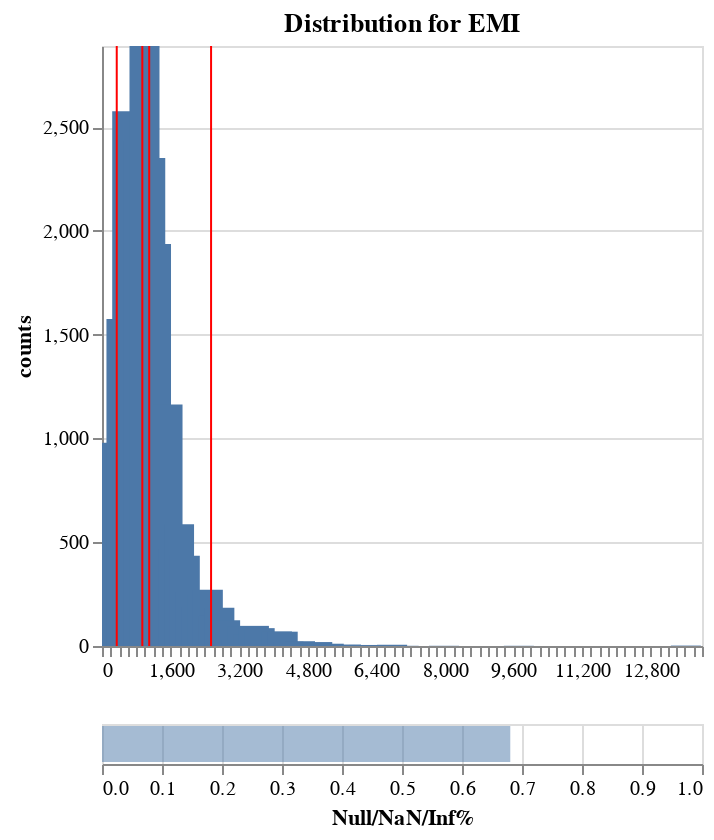

This figure's notebook cell:
### Code cell
from polars_ds.diagnosis import DIA

dia = DIA(df)
df_bins, plot = dia.plot_dist(
    "EMI",
    n_bins = 100, 
    density = False, 
    show_bad_values = True
)
plot.interactive()

### Figure 1 — Vega specification as saved in the notebook (floating-point values rounded to 4 significant figures)
{"$schema": "https://vega.github.io/schema/vega/v5.json", "data": [{"name": "param_2_store"}, {"name": "source_0", "values": [{"counts": 979, "counts_end": 979.0, "counts_start": 0.0, "cuts": 319.6}, {"counts": 1576, "counts_end": 1576.0, "counts_start": 0.0, "cuts": 454.0}, {"counts": 2577, "counts_end": 2577.0, "counts_start": 0.0, "cuts": 588.3}, {"counts": 1707, "counts_end": 1707.0, "counts_start": 0.0, "cuts": 722.7}, {"counts": 2437, "counts_end": 2437.0, "counts_start": 0.0, "cuts": 857.1}, {"counts": 2891, "counts_end": 2891.0, "counts_start": 0.0, "cuts": 991.5}, {"counts": 2351, "counts_end": 2351.0, "counts_start": 0.0, "cuts": 1126.0}, {"counts": 1937, "counts_end": 1937.0, "counts_start": 0.0, "cuts": 1260.0}, {"counts": 987, "counts_end": 987.0, "counts_start": 0.0, "cuts": 1395.0}, {"counts": 1164, "counts_end": 1164.0, "counts_start": 0.0, "cuts": 1529.0}, {"counts": 466, "counts_end": 466.0, "counts_start": 0.0, "cuts": 1663.0}, {"counts": 587, "counts_end": 587.0, "counts_start": 0.0, "cuts": 1798.0}, {"counts": 435, "counts_end": 435.0, "counts_start": 0.0, "cuts": 1932.0}, {"counts": 260, "counts_end": 260.0, "counts_start": 0.0, "cuts": 2067.0}, {"counts": 189, "counts_end": 189.0, "counts_start": 0.0, "cuts": 2201.0}, {"counts": 246, "counts_end": 246.0, "counts_start": 0.0, "cuts": 2335.0}, {"counts": 271, "counts_end": 271.0, "counts_start": 0.0, "cuts": 2470.0}, {"counts": 147, "counts_end": 147.0, "counts_start": 0.0, "cuts": 2604.0}, {"counts": 184, "counts_end": 184.0, "counts_start": 0.0, "cuts": 2738.0}, {"counts": 124, "counts_end": 124.0, "counts_start": 0.0, "cuts": 2873.0}, {"counts": 64, "counts_end": 64.0, "counts_start": 0.0, "cuts": 3007.0}, {"counts": 29, "counts_end": 29.0, "counts_start": 0.0, "cuts": 3142.0}, {"counts": 93, "counts_end": 93.0, "counts_start": 0.0, "cuts": 3276.0}, {"counts": 57, "counts_end": 57.0, "counts_start": 0.0, "cuts": 3410.0}, {"counts": 97, "counts_end": 97.0, "counts_start": 0.0, "cuts": 3545.0}, {"counts": 86, "counts_end": 86.0, "counts_start": 0.0, "cuts": 3679.0}, {"counts": 28, "counts_end": 28.0, "counts_start": 0.0, "cuts": 3813.0}, {"counts": 15, "counts_end": 15.0, "counts_start": 0.0, "cuts": 3948.0}, {"counts": 70, "counts_end": 70.0, "counts_start": 0.0, "cuts": 4082.0}, {"counts": 69, "counts_end": 69.0, "counts_start": 0.0, "cuts": 4217.0}, {"counts": 21, "counts_end": 21.0, "counts_start": 0.0, "cuts": 4351.0}, {"counts": 11, "counts_end": 11.0, "counts_start": 0.0, "cuts": 4485.0}, {"counts": 23, "counts_end": 23.0, "counts_start": 0.0, "cuts": 4620.0}, {"counts": 10, "counts_end": 10.0, "counts_start": 0.0, "cuts": 4754.0}, {"counts": 11, "counts_end": 11.0, "counts_start": 0.0, "cuts": 4888.0}, {"counts": 19, "counts_end": 19.0, "counts_start": 0.0, "cuts": 5023.0}, {"counts": 9, "counts_end": 9.0, "counts_start": 0.0, "cuts": 5157.0}, {"counts": 11, "counts_end": 11.0, "counts_start": 0.0, "cuts": 5292.0}, {"counts": 1, "counts_end": 1.0, "counts_start": 0.0, "cuts": 5426.0}, {"counts": 5, "counts_end": 5.0, "counts_start": 0.0, "cuts": 5560.0}, {"counts": 7, "counts_end": 7.0, "counts_start": 0.0, "cuts": 5695.0}, {"counts": 1, "counts_end": 1.0, "counts_start": 0.0, "cuts": 5829.0}, {"counts": 2, "counts_end": 2.0, "counts_start": 0.0, "cuts": 5964.0}, {"counts": 5, "counts_end": 5.0, "counts_start": 0.0, "cuts": 6098.0}, {"counts": 3, "counts_end": 3.0, "counts_start": 0.0, "cuts": 6367.0}, {"counts": 1, "counts_end": 1.0, "counts_start": 0.0, "cuts": 6501.0}, {"counts": 2, "counts_end": 2.0, "counts_start": 0.0, "cuts": 6635.0}, {"counts": 6, "counts_end": 6.0, "counts_start": 0.0, "cuts": 6770.0}, {"counts": 1, "counts_end": 1.0, "counts_start": 0.0, "cuts": 7039.0}, {"counts": 1, "counts_end": 1.0, "counts_start": 0.0, "cuts": 7979.0}, {"counts": 1, "counts_end": 1.0, "counts_start": 0.0, "cuts": 9726.0}, {"counts": 2, "counts_end": 2.0, "counts_start": 0.0, "cuts": 13620.0}]}, {"name": "source_1", "values": [{"names": "p5", "stats": 344.0}, {"names": "p50", "stats": 941.0}, {"names": "avg", "stats": 1101.0}, {"names": "p95", "stats": 2545.0}]}, {"name": "source_2", "values": [{"Null/NaN/Inf%": 0.6805, "Null/NaN/Inf%_end": 0.6805, "Null/NaN/Inf%_start": 0.0}]}], "signals": [{"name": "concat_0_height", "value": 300}, {"name": "view_4_height", "value": 20}, {"name": "unit", "value": {}, "on": [{"events": "pointermove", "update": "isTuple(group()) ? group() : unit"}]}, {"name": "param_2", "update": "{\"cuts\": param_2_cuts, \"counts\": param_2_counts, \"Null/NaN/Inf%\": param_2_Null_NaN_Inf_}"}, {"name": "param_2_cuts"}, {"name": "param_2_counts"}, {"name": "param_2_Null_NaN_Inf_"}], "marks": [{"type": "group", "name": "concat_0_group", "encode": {"update": {"height": {"signal": "concat_0_height"}, "width": {"signal": "width"}}}, "signals": [{"name": "param_2_cuts", "on": [{"events": [{"source": "view", "type": "dblclick"}], "update": "null"}, {"events": {"signal": "param_2_translate_delta"}, "update": "panLinear(param_2_translate_anchor.extent_x, -param_2_translate_delta.x / width)"}, {"events": {"signal": "param_2_zoom_delta"}, "update": "zoomLinear(domain(\"concat_0_x\"), param_2_zoom_anchor.x, param_2_zoom_delta)"}], "push": "outer"}, {"name": "param_2_counts", "on": [{"events": [{"source": "view", "type": "dblclick"}], "update": "null"}, {"events": {"signal": "param_2_translate_delta"}, "update": "panLinear(param_2_translate_anchor.extent_y, param_2_translate_delta.y / concat_0_height)"}, {"events": {"signal": "param_2_zoom_delta"}, "update": "zoomLinear(domain(\"concat_0_y\"), param_2_zoom_anchor.y, param_2_zoom_delta)"}], "push": "outer"}, {"name": "param_2_tuple", "on": [{"events": [{"signal": "param_2_cuts || param_2_counts"}], "update": "param_2_cuts && param_2_counts ? {unit: \"view_3\", fields: param_2_tuple_fields, values: [param_2_cuts,param_2_counts]} : null"}]}, {"name": "param_2_tuple_fields", "value": [{"field": "cuts", "channel": "x", "type": "R"}, {"field": "counts", "channel": "y", "type": "R"}]}, {"name": "param_2_translate_anchor", "value": {}, "on": [{"events": [{"source": "scope", "type": "pointerdown"}], "update": "{x: x(unit), y: y(unit), extent_x: domain(\"concat_0_x\"), extent_y: domain(\"concat_0_y\")}"}]}, {"name": "param_2_translate_delta", "value": {}, "on": [{"events": [{"source": "window", "between": [{"source": "scope", "type": "pointerdown"}, {"source": "window", "type": "pointerup"}], "consume": true, "type": "pointermove"}], "update": "{x: param_2_translate_anchor.x - x(unit), y: param_2_translate_anchor.y - y(unit)}"}]}, {"name": "param_2_zoom_anchor", "on": [{"events": [{"source": "scope", "type": "wheel", "consume": true}], "update": "{x: invert(\"concat_0_x\", x(unit)), y: invert(\"concat_0_y\", y(unit))}"}]}, {"name": "param_2_zoom_delta", "on": [{"events": [{"source": "scope", "consume": true, "type": "wheel"}], "update": "pow(1.001, event.deltaY * pow(16, event.deltaMode))", "force": true}]}, {"name": "param_2_modify", "on": [{"events": {"signal": "param_2_tuple"}, "update": "modify(\"param_2_store\", param_2_tuple, true)"}]}], "marks": [{"type": "rect", "name": "view_3_marks", "from": {"data": "source_0"}, "encode": {"update": {"xc": {"field": "cuts", "scale": "concat_0_x"}, "fill": {"value": "#4c78a8"}, "y2": {"field": "counts_start", "scale": "concat_0_y"}, "width": {"value": 15}, "y": {"field": "counts_end", "scale": "concat_0_y"}, "tooltip": {"signal": "{\"CutValue\": format(datum[\"cuts\"], \"\"), \"counts\": format(datum[\"counts\"], \"\")}"}}}, "clip": true, "style": ["bar"], "interactive": true}, {"type": "rule", "name": "concat_0_layer_1_marks", "from": {"data": "source_1"}, "encode": {"update": {"tooltip": {"signal": "{\"Stats\": isValid(datum[\"names\"]) ? datum[\"names\"] : \"\"+datum[\"names\"], \"Value\": format(datum[\"stats\"], \"\")}"}, "x": {"field": "stats", "scale": "concat_0_x"}, "y": {"value": 0}, "y2": {"field": {"signal": null, "datum": null, "group": "height", "parent": null}}, "stroke": {"value": "red"}}}, "interactive": true, "clip": true, "style": ["rule"]}], "axes": [{"scale": "concat_0_y", "tickCount": {"signal": "ceil(concat_0_height/40)"}, "grid": true, "maxExtent": 0, "domain": false, "minExtent": 0, "ticks": false, "zindex": 0, "aria": false, "labels": false, "gridScale": "concat_0_x", "orient": "left"}, {"scale": "concat_0_x", "labelFlush": true, "labelOverlap": true, "orient": "bottom", "zindex": 0, "tickCount": 50, "grid": false}, {"scale": "concat_0_y", "zindex": 0, "tickCount": {"signal": "ceil(concat_0_height/40)"}, "orient": "left", "grid": false, "title": "counts", "labelOverlap": true}], "title": {"text": "Distribution for EMI", "frame": "group"}, "style": "cell"}, {"type": "group", "name": "view_4_group", "encode": {"update": {"height": {"signal": "view_4_height"}, "width": {"signal": "width"}}}, "signals": [{"name": "height", "update": "view_4_height"}, {"name": "param_2_Null_NaN_Inf_", "on": [{"events": [{"source": "view", "type": "dblclick"}], "update": "null"}, {"events": {"signal": "param_2_translate_delta"}, "update": "panLinear(param_2_translate_anchor.extent_x, -param_2_translate_delta.x / width)"}, {"events": {"signal": "param_2_zoom_delta"}, "update": "zoomLinear(domain(\"view_4_x\"), param_2_zoom_anchor.x, param_2_zoom_delta)"}], "push": "outer"}, {"name": "param_2_tuple", "on": [{"events": [{"signal": "param_2_Null_NaN_Inf_"}], "update": "param_2_Null_NaN_Inf_ ? {unit: \"view_4\", fields: param_2_tuple_fields, values: [param_2_Null_NaN_Inf_]} : null"}]}, {"name": "param_2_tuple_fields", "value": [{"field": "Null/NaN/Inf%", "channel": "x", "type": "R"}]}, {"name": "param_2_translate_anchor", "value": {}, "on": [{"events": [{"source": "scope", "type": "pointerdown"}], "update": "{x: x(unit), y: y(unit), extent_x: domain(\"view_4_x\")}"}]}, {"name": "param_2_translate_delta", "value": {}, "on": [{"events": [{"source": "window", "between": [{"source": "scope", "type": "pointerdown"}, {"source": "window", "type": "pointerup"}], "consume": true, "type": "pointermove"}], "update": "{x: param_2_translate_anchor.x - x(unit), y: param_2_translate_anchor.y - y(unit)}"}]}, {"name": "param_2_zoom_anchor", "on": [{"events": [{"source": "scope", "consume": true, "type": "wheel"}], "update": "{x: invert(\"view_4_x\", x(unit))}"}]}, {"name": "param_2_zoom_delta", "on": [{"events": [{"source": "scope", "consume": true, "type": "wheel"}], "update": "pow(1.001, event.deltaY * pow(16, event.deltaMode))", "force": true}]}, {"name": "param_2_modify", "on": [{"events": {"signal": "param_2_tuple"}, "update": "modify(\"param_2_store\", param_2_tuple, true)"}]}], "marks": [{"type": "rect", "name": "view_4_marks", "from": {"data": "source_2"}, "encode": {"update": {"opacity": {"value": 0.5}, "tooltip": {"signal": "{\"Null/NaN/Inf%\": format(datum[\"Null/NaN/Inf%\"], \"\")}"}, "x": {"field": "Null/NaN/Inf%_end", "scale": "view_4_x"}, "fill": {"value": "#4c78a8"}, "yc": {"signal": "view_4_height", "mult": 0.5}, "x2": {"field": "Null/NaN/Inf%_start", "scale": "view_4_x"}, "height": {"signal": "0.9 * height"}}}, "clip": true, "style": ["bar"], "interactive": true}], "axes": [{"scale": "view_4_x", "orient": "bottom", "labels": false, "zindex": 0, "grid": true, "ticks": false, "aria": false, "maxExtent": 0, "domain": false, "tickCount": {"signal": "ceil(width/40)"}, "minExtent": 0}, {"scale": "view_4_x", "labelOverlap": true, "grid": false, "tickCount": {"signal": "ceil(width/40)"}, "zindex": 0, "orient": "bottom", "title": "Null/NaN/Inf%", "labelFlush": true}], "style": "cell"}], "scales": [{"name": "concat_0_x", "type": "linear", "domain": {"fields": [{"data": "source_0", "field": "cuts"}, {"data": "source_1", "field": "stats"}]}, "range": [0, {"signal": "width"}], "domainRaw": {"signal": "param_2[\"cuts\"]"}, "nice": true, "zero": false, "padding": 5}, {"name": "concat_0_y", "type": "linear", "domain": {"data": "source_0", "fields": ["counts_start", "counts_end"]}, "range": [{"signal": "concat_0_height"}, 0], "domainMin": 0, "domainRaw": {"signal": "param_2[\"counts\"]"}, "zero": true}, {"name": "view_4_x", "type": "linear", "domain": [0, 1], "range": [0, {"signal": "width"}], "domainRaw": {"signal": "param_2[\"Null/NaN/Inf%\"]"}, "zero": true}], "width": 300, "background": "white", "padding": 5, "layout": {"padding": 20, "columns": 1, "bounds": "full", "align": "each"}}
